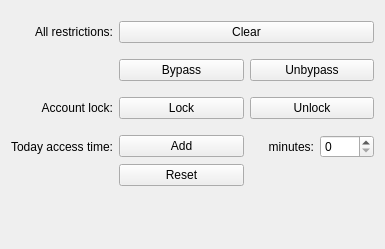
<?xml version="1.0" encoding="UTF-8"?>
<ui version="4.0">
 <class>grantForm</class>
 <widget class="QWidget" name="grantForm">
  <property name="geometry">
   <rect>
    <x>0</x>
    <y>0</y>
    <width>385</width>
    <height>249</height>
   </rect>
  </property>
  <property name="windowTitle">
   <string>Form</string>
  </property>
  <layout class="QGridLayout" name="gridLayout">
   <item row="1" column="0">
    <widget class="QLabel" name="label">
     <property name="text">
      <string>All restrictions:</string>
     </property>
     <property name="alignment">
      <set>Qt::AlignRight|Qt::AlignTrailing|Qt::AlignVCenter</set>
     </property>
    </widget>
   </item>
   <item row="0" column="1" colspan="2">
    <spacer name="verticalSpacer_2">
     <property name="orientation">
      <enum>Qt::Vertical</enum>
     </property>
     <property name="sizeType">
      <enum>QSizePolicy::Fixed</enum>
     </property>
     <property name="sizeHint" stdset="0">
      <size>
       <width>20</width>
       <height>10</height>
      </size>
     </property>
    </spacer>
   </item>
   <item row="2" column="1" colspan="2">
    <spacer name="verticalSpacer_4">
     <property name="orientation">
      <enum>Qt::Vertical</enum>
     </property>
     <property name="sizeType">
      <enum>QSizePolicy::Fixed</enum>
     </property>
     <property name="sizeHint" stdset="0">
      <size>
       <width>5</width>
       <height>10</height>
      </size>
     </property>
    </spacer>
   </item>
   <item row="4" column="1" colspan="2">
    <spacer name="verticalSpacer_6">
     <property name="orientation">
      <enum>Qt::Vertical</enum>
     </property>
     <property name="sizeType">
      <enum>QSizePolicy::Fixed</enum>
     </property>
     <property name="sizeHint" stdset="0">
      <size>
       <width>5</width>
       <height>10</height>
      </size>
     </property>
    </spacer>
   </item>
   <item row="5" column="0">
    <widget class="QLabel" name="label_2">
     <property name="text">
      <string>Account lock:</string>
     </property>
     <property name="alignment">
      <set>Qt::AlignRight|Qt::AlignTrailing|Qt::AlignVCenter</set>
     </property>
    </widget>
   </item>
   <item row="6" column="1" colspan="2">
    <spacer name="verticalSpacer_5">
     <property name="orientation">
      <enum>Qt::Vertical</enum>
     </property>
     <property name="sizeType">
      <enum>QSizePolicy::Fixed</enum>
     </property>
     <property name="sizeHint" stdset="0">
      <size>
       <width>5</width>
       <height>10</height>
      </size>
     </property>
    </spacer>
   </item>
   <item row="7" column="0">
    <widget class="QLabel" name="label_5">
     <property name="text">
      <string>Today access time:</string>
     </property>
     <property name="alignment">
      <set>Qt::AlignRight|Qt::AlignTrailing|Qt::AlignVCenter</set>
     </property>
    </widget>
   </item>
   <item row="7" column="2">
    <layout class="QHBoxLayout" name="horizontalLayout">
     <item>
      <widget class="QLabel" name="lbAddTime">
       <property name="sizePolicy">
        <sizepolicy hsizetype="Expanding" vsizetype="Preferred">
         <horstretch>0</horstretch>
         <verstretch>0</verstretch>
        </sizepolicy>
       </property>
       <property name="layoutDirection">
        <enum>Qt::RightToLeft</enum>
       </property>
       <property name="text">
        <string>minutes:</string>
       </property>
       <property name="alignment">
        <set>Qt::AlignRight|Qt::AlignTrailing|Qt::AlignVCenter</set>
       </property>
      </widget>
     </item>
     <item>
      <widget class="QSpinBox" name="sbAddTime">
       <property name="sizePolicy">
        <sizepolicy hsizetype="Minimum" vsizetype="Fixed">
         <horstretch>0</horstretch>
         <verstretch>0</verstretch>
        </sizepolicy>
       </property>
       <property name="minimum">
        <number>0</number>
       </property>
       <property name="maximum">
        <number>1440</number>
       </property>
      </widget>
     </item>
    </layout>
   </item>
   <item row="9" column="1" colspan="2">
    <spacer name="verticalSpacer">
     <property name="orientation">
      <enum>Qt::Vertical</enum>
     </property>
     <property name="sizeHint" stdset="0">
      <size>
       <width>20</width>
       <height>40</height>
      </size>
     </property>
    </spacer>
   </item>
   <item row="1" column="1" colspan="2">
    <widget class="QPushButton" name="btnClearAllRestriction">
     <property name="text">
      <string>Clear</string>
     </property>
    </widget>
   </item>
   <item row="3" column="1">
    <widget class="QPushButton" name="btnBypass">
     <property name="text">
      <string>Bypass</string>
     </property>
    </widget>
   </item>
   <item row="3" column="2">
    <widget class="QPushButton" name="btnClearBypass">
     <property name="text">
      <string>Unbypass</string>
     </property>
    </widget>
   </item>
   <item row="5" column="1">
    <widget class="QPushButton" name="btnLockAccount">
     <property name="text">
      <string>Lock</string>
     </property>
    </widget>
   </item>
   <item row="5" column="2">
    <widget class="QPushButton" name="btnUnlockAccount">
     <property name="text">
      <string>Unlock</string>
     </property>
    </widget>
   </item>
   <item row="7" column="1">
    <widget class="QPushButton" name="btnAddTime">
     <property name="sizePolicy">
      <sizepolicy hsizetype="Expanding" vsizetype="Fixed">
       <horstretch>0</horstretch>
       <verstretch>0</verstretch>
      </sizepolicy>
     </property>
     <property name="text">
      <string>Add</string>
     </property>
    </widget>
   </item>
   <item row="8" column="1">
    <widget class="QPushButton" name="btnResetTime">
     <property name="sizePolicy">
      <sizepolicy hsizetype="Expanding" vsizetype="Fixed">
       <horstretch>0</horstretch>
       <verstretch>0</verstretch>
      </sizepolicy>
     </property>
     <property name="text">
      <string>Reset</string>
     </property>
    </widget>
   </item>
  </layout>
 </widget>
 <resources/>
 <connections/>
</ui>
